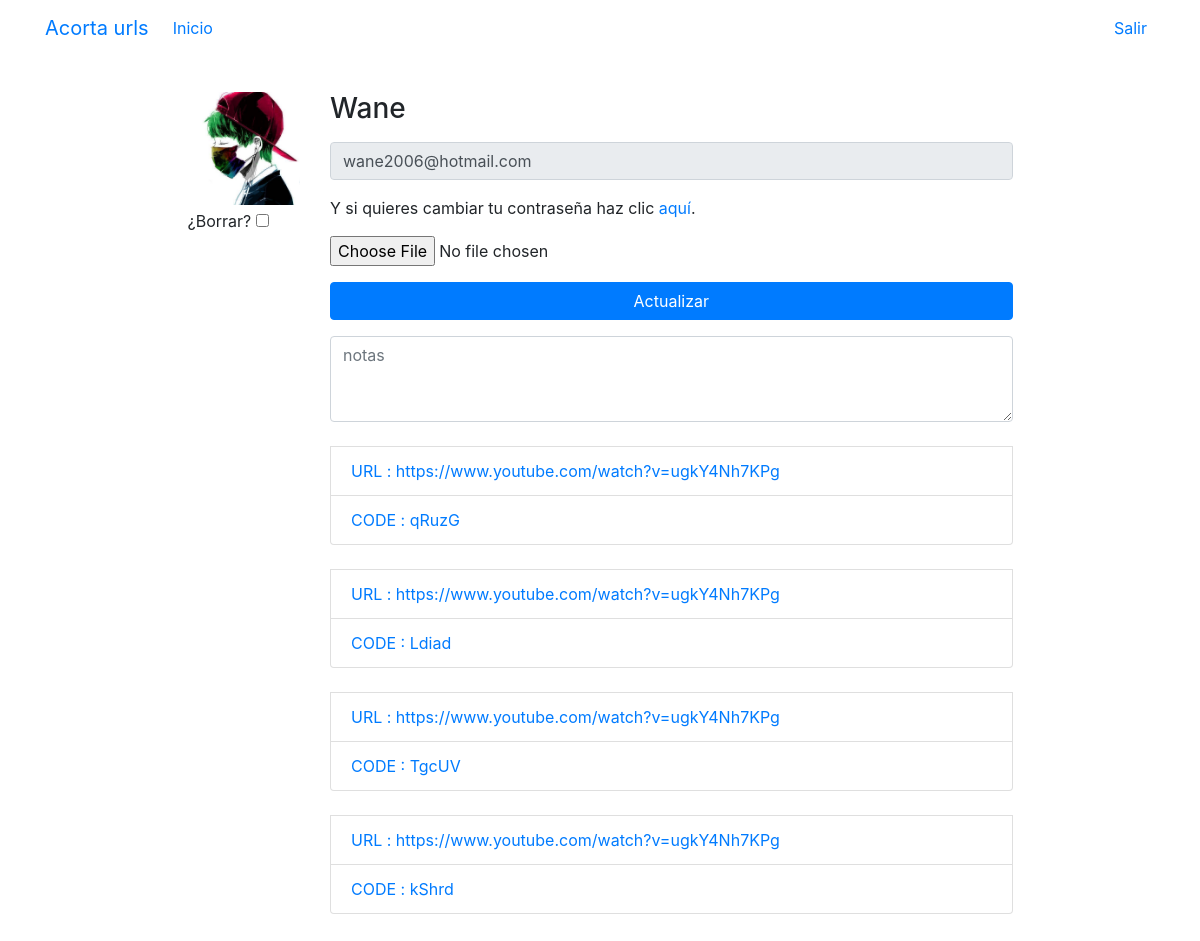
The page /accounts/profile/ (signed in) on the database as committed earlier.
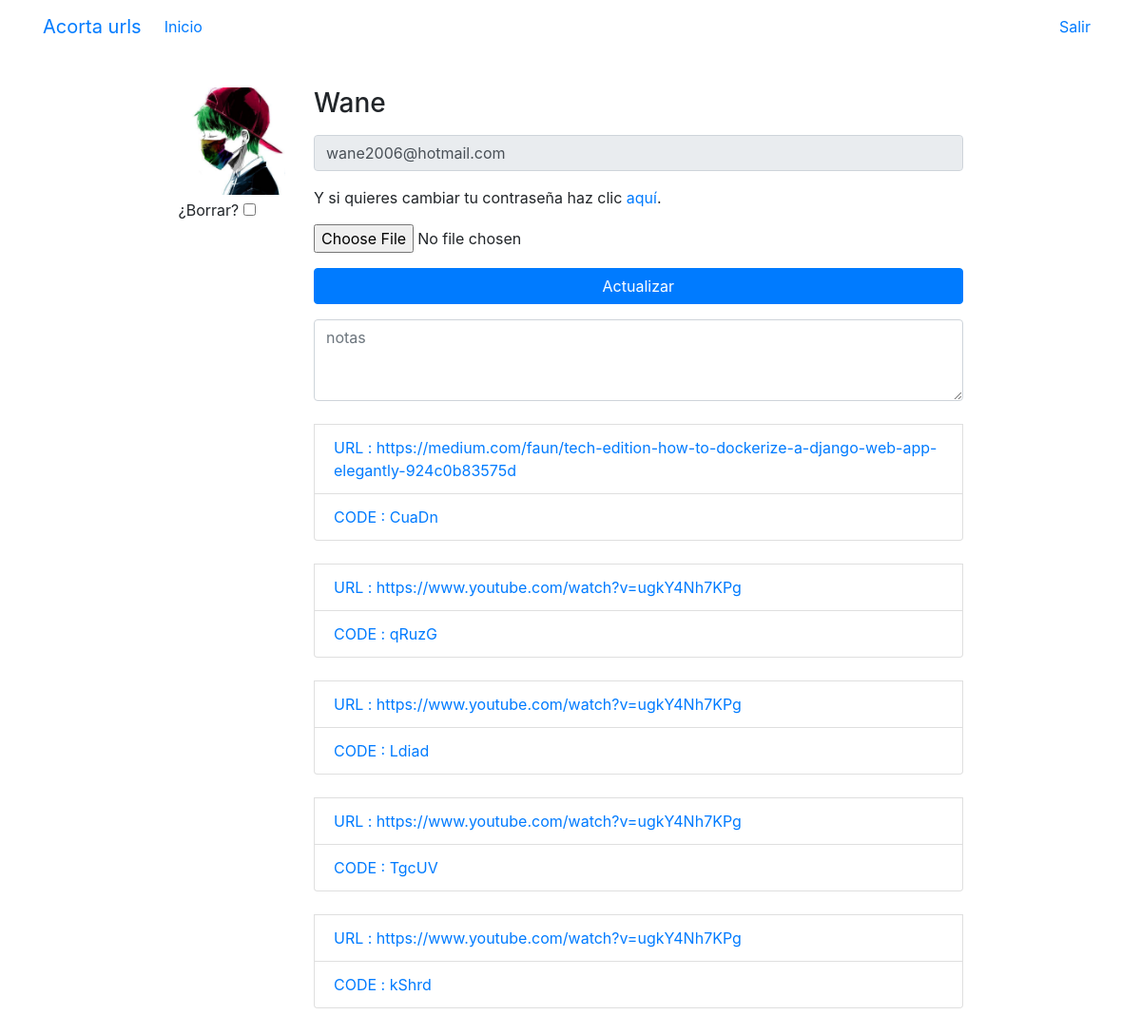
The same page on the database as committed later.
### core/models.py (models this page shows, shortened)
class Link(models.Model):
    code = models.TextField(max_length=20, unique=True, verbose_name="codigo")
    url = models.URLField(null=False, blank=False)
    usuario = models.ForeignKey(User, verbose_name="Usuario", on_delete=models.CASCADE, null=True, blank=True)
    create = models.DateField(auto_now_add=True, verbose_name="Fecha de creacion")
    class Meta:
        verbose_name = "link"
        verbose_name_plural = "links"
        ordering = ["-create"]

### registration/views.py (the view)
# urls.py: path('profile/', ProfileUpdate.as_view(), name="profile"),
@method_decorator(login_required, name='dispatch')
class ProfileUpdate(UpdateView):
    form_class = ProfileForm
    success_url = reverse_lazy('profile')
    template_name = 'registration/profile_form.html'
    def get_object(self):
        profile, created = Profile.objects.get_or_create(user=self.request.user)
        return profile
    def get_context_data(self, **kwargs):
        context = super(ProfileUpdate, self).get_context_data(**kwargs)
        context['Link'] = Link.objects.filter(usuario=self.request.user)
        return context

### registration/forms.py
class ProfileForm(forms.ModelForm):
    class Meta:
        model = Profile
        fields = ['avatar', 'notes']
        widgets = {
            'avatar': forms.ClearableFileInput(attrs={'class':'form-control-file mt-3'}),
            'notes': forms.Textarea(attrs={'class':'form-control mt-3', 'rows':3, 'placeholder':'notas'}),
        }

### registration/templates/registration/profile_form.html (shortened to what this page needs)
<!DOCTYPE html>
<html lang="es">
  <head>
    {% load static %}
    <link href="{% static 'core/vendor/bootstrap/css/bootstrap.min.css' %}" rel="stylesheet">
    <link href="{% static 'core/vendor/font-awesome/css/font-awesome.min.css' %}" rel="stylesheet" type="text/css">
    <link href="{% static 'core/css/main.css' %}" rel="stylesheet">
  </head>
  <body>
    <nav class="navbar navbar-expand-lg">
      <div class="container">
        <a class="navbar-brand" href="{% url 'home_view' %}">Acorta urls</a>
        <div class="collapse navbar-collapse" id="ned">
          <ul class="navbar-nav mr-auto">
            <li class="nav-item">
              <a class="nav-link" href="{% url 'home_view' %}">Inicio</a>
            </li>
          </ul>
        <ul class="navbar-nav">
          {% if not request.user.is_authenticated %}
          <li class="nav-item">
            <a class="nav-link" href="{% url 'login' %}">Acceder</a>
          </li>
          <li class="nav-item">
            <a class="nav-link" href="{% url 'signup' %}">Registrarse</a>
          </li>
          {% else %}
          <li class="nav-item">
            <a class="nav-link" href="{% url 'logout' %}">Salir</a>
          </li>
          {% endif %}
        </ul>
      </div>
    </div>
  </nav>
  <main role="main">
    <div class="container">
      <div class="row mt-3">
        <div class="col-md-9 mx-auto mb-5">
            <form action="" method="post" enctype="multipart/form-data">{% csrf_token %}
            <div class="row">
                <div class="col-md-2">
                {% if request.user.profile.avatar %}
                    <img src="{{request.user.profile.avatar.url}}" class="img-fluid">
                    <p class="mt-1">¿Borrar? <input type="checkbox" id="avatar-clear" name="avatar-clear" /></p>
                {% else %}
                    <img src="{% static 'registration/img/no-avatar.jpg' %}" class="img-fluid">
                {% endif %}
                </div>
              <div class="col-md-10">
                <h3>{{request.user |title}}</h3>
                  <input type="email" value="{{request.user.email}}" class="form-control mt-3" readonly>
                <p class="mt-3">
                    Y si quieres cambiar tu contraseña haz clic <a href="{% url 'password_change' %}">aquí</a>.
                </p>
                  <input type="file" name="avatar" class="form-control-file mt-3" id="id_avatar">
                  <input type="submit" class="btn btn-primary btn-block mt-3" value="Actualizar">
                    {{ form.notes }}
                  {% for field in Link %}
                <div class="list-group">
                  <br>
                  <a class="list-group-item" href="{{field.url}}" target="_blank">URL : {{field.url}}</a>
                  <a class="list-group-item" href="{{field.code}}" target="_blank">CODE : {{field.code}}</a>
                </div>
                {% endfor %}
              </div>
            </form>
          </div>
        </div>
      </div>
    </main>
  </body>
</html>

Rows that differ between the two databases and show on the page:
added Link: url "https://medium.com/faun/tech-edition-how-to-dockerize-a-django-web-app-elegantly-924c0b83575d", code "CuaDn"
